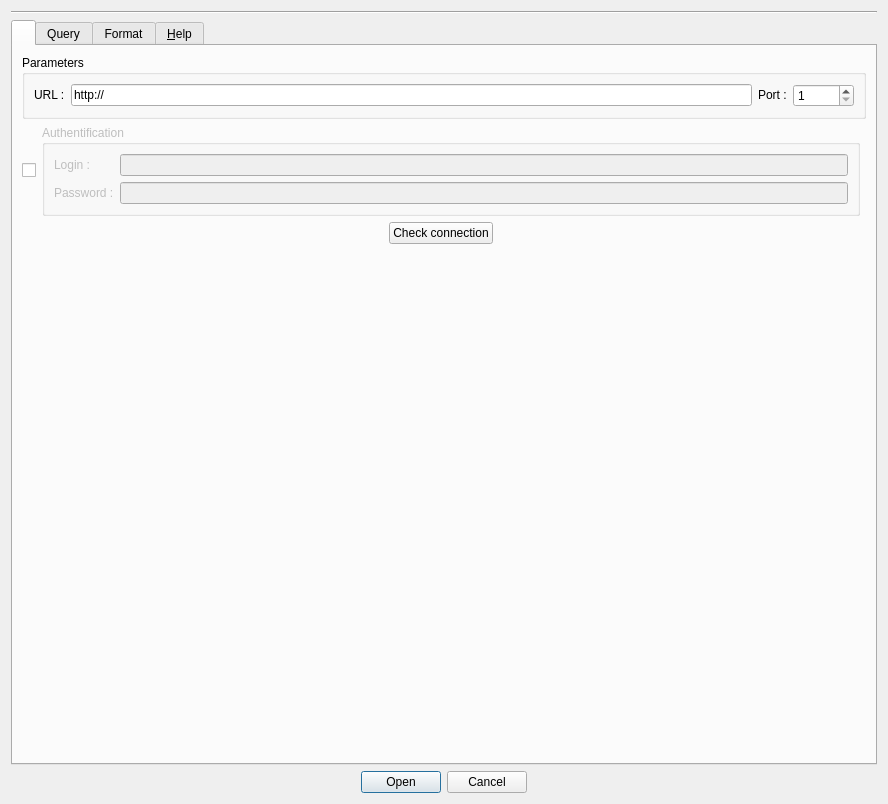
<?xml version="1.0" encoding="UTF-8"?>
<ui version="4.0">
 <class>WidgetParams</class>
 <widget class="QDialog" name="WidgetParams">
  <property name="geometry">
   <rect>
    <x>0</x>
    <y>0</y>
    <width>888</width>
    <height>804</height>
   </rect>
  </property>
  <property name="sizePolicy">
   <sizepolicy hsizetype="Minimum" vsizetype="MinimumExpanding">
    <horstretch>0</horstretch>
    <verstretch>0</verstretch>
   </sizepolicy>
  </property>
  <property name="windowTitle">
   <string>Dialog</string>
  </property>
  <layout class="QVBoxLayout" name="verticalLayout">
   <item>
    <layout class="QVBoxLayout" name="presets_layout">
     <property name="sizeConstraint">
      <enum>QLayout::SetMinimumSize</enum>
     </property>
    </layout>
   </item>
   <item>
    <widget class="Line" name="line">
     <property name="orientation">
      <enum>Qt::Horizontal</enum>
     </property>
    </widget>
   </item>
   <item>
    <widget class="QTabWidget" name="tabWidget">
     <property name="sizePolicy">
      <sizepolicy hsizetype="MinimumExpanding" vsizetype="MinimumExpanding">
       <horstretch>0</horstretch>
       <verstretch>0</verstretch>
      </sizepolicy>
     </property>
     <property name="currentIndex">
      <number>0</number>
     </property>
     <widget class="QWidget" name="tab">
      <attribute name="title">
       <string/>
      </attribute>
      <layout class="QGridLayout" name="gridLayout_3">
       <item row="4" column="0">
        <layout class="QHBoxLayout" name="horizontalLayout_6">
         <item>
          <widget class="QPushButton" name="_check_connection_push_button">
           <property name="sizePolicy">
            <sizepolicy hsizetype="Maximum" vsizetype="Fixed">
             <horstretch>0</horstretch>
             <verstretch>0</verstretch>
            </sizepolicy>
           </property>
           <property name="text">
            <string>Check connection</string>
           </property>
          </widget>
         </item>
        </layout>
       </item>
       <item row="0" column="0" colspan="2">
        <widget class="QGroupBox" name="groupBox_2">
         <property name="sizePolicy">
          <sizepolicy hsizetype="Minimum" vsizetype="Maximum">
           <horstretch>0</horstretch>
           <verstretch>0</verstretch>
          </sizepolicy>
         </property>
         <property name="title">
          <string>Parameters</string>
         </property>
         <property name="flat">
          <bool>false</bool>
         </property>
         <property name="checkable">
          <bool>false</bool>
         </property>
         <layout class="QVBoxLayout" name="verticalLayout_2">
          <item>
           <layout class="QHBoxLayout" name="_layout_host">
            <item>
             <widget class="QLabel" name="label_2">
              <property name="sizePolicy">
               <sizepolicy hsizetype="Maximum" vsizetype="Maximum">
                <horstretch>0</horstretch>
                <verstretch>0</verstretch>
               </sizepolicy>
              </property>
              <property name="text">
               <string>URL :</string>
              </property>
             </widget>
            </item>
            <item>
             <widget class="QLineEdit" name="_txt_host">
              <property name="text">
               <string>http://</string>
              </property>
             </widget>
            </item>
            <item>
             <widget class="QLabel" name="label_3">
              <property name="sizePolicy">
               <sizepolicy hsizetype="Maximum" vsizetype="Maximum">
                <horstretch>0</horstretch>
                <verstretch>0</verstretch>
               </sizepolicy>
              </property>
              <property name="text">
               <string>Port :</string>
              </property>
             </widget>
            </item>
            <item>
             <widget class="QSpinBox" name="_port_sb">
              <property name="minimum">
               <number>1</number>
              </property>
              <property name="maximum">
               <number>65535</number>
              </property>
              <property name="value">
               <number>1</number>
              </property>
             </widget>
            </item>
           </layout>
          </item>
         </layout>
        </widget>
       </item>
       <item row="1" column="0">
        <layout class="QHBoxLayout" name="horizontalLayout_5">
         <item>
          <widget class="QCheckBox" name="_auth_enabled_cb">
           <property name="text">
            <string/>
           </property>
          </widget>
         </item>
         <item>
          <widget class="QGroupBox" name="_auth_grp">
           <property name="enabled">
            <bool>false</bool>
           </property>
           <property name="sizePolicy">
            <sizepolicy hsizetype="Minimum" vsizetype="Maximum">
             <horstretch>0</horstretch>
             <verstretch>0</verstretch>
            </sizepolicy>
           </property>
           <property name="title">
            <string>Authentification</string>
           </property>
           <layout class="QGridLayout" name="gridLayout_4">
            <item row="0" column="0">
             <widget class="QLabel" name="label_4">
              <property name="text">
               <string>Login :</string>
              </property>
             </widget>
            </item>
            <item row="0" column="1">
             <widget class="QLineEdit" name="_login_txt"/>
            </item>
            <item row="1" column="0">
             <widget class="QLabel" name="label_5">
              <property name="text">
               <string>Password :</string>
              </property>
             </widget>
            </item>
            <item row="1" column="1">
             <widget class="QLineEdit" name="_passwd_txt">
              <property name="toolTip">
               <string/>
              </property>
              <property name="inputMethodHints">
               <set>Qt::ImhNone</set>
              </property>
              <property name="echoMode">
               <enum>QLineEdit::Password</enum>
              </property>
             </widget>
            </item>
           </layout>
          </widget>
         </item>
        </layout>
       </item>
       <item row="5" column="0">
        <spacer name="verticalSpacer">
         <property name="orientation">
          <enum>Qt::Vertical</enum>
         </property>
         <property name="sizeHint" stdset="0">
          <size>
           <width>20</width>
           <height>40</height>
          </size>
         </property>
        </spacer>
       </item>
      </layout>
     </widget>
     <widget class="QWidget" name="tab_2">
      <property name="sizePolicy">
       <sizepolicy hsizetype="Preferred" vsizetype="Preferred">
        <horstretch>0</horstretch>
        <verstretch>0</verstretch>
       </sizepolicy>
      </property>
      <attribute name="title">
       <string>Query</string>
      </attribute>
      <layout class="QGridLayout" name="gridLayout">
       <item row="0" column="0">
        <layout class="QVBoxLayout" name="query_layout">
         <property name="sizeConstraint">
          <enum>QLayout::SetMaximumSize</enum>
         </property>
         <item>
          <layout class="QHBoxLayout" name="_custom_layout"/>
         </item>
         <item>
          <layout class="QHBoxLayout" name="horizontalLayout_4">
           <item>
            <widget class="QLabel" name="label_6">
             <property name="sizePolicy">
              <sizepolicy hsizetype="Maximum" vsizetype="Maximum">
               <horstretch>0</horstretch>
               <verstretch>0</verstretch>
              </sizepolicy>
             </property>
             <property name="text">
              <string>Query type :</string>
             </property>
            </widget>
           </item>
           <item>
            <widget class="QComboBox" name="_query_type_cb"/>
           </item>
          </layout>
         </item>
         <item>
          <widget class="QGroupBox" name="_gb_query">
           <property name="sizePolicy">
            <sizepolicy hsizetype="MinimumExpanding" vsizetype="MinimumExpanding">
             <horstretch>0</horstretch>
             <verstretch>0</verstretch>
            </sizepolicy>
           </property>
           <property name="title">
            <string>Query</string>
           </property>
           <layout class="QGridLayout" name="gridLayout_2">
            <item row="0" column="0" colspan="4">
             <widget class="QPlainTextEdit" name="_txt_query">
              <property name="sizePolicy">
               <sizepolicy hsizetype="MinimumExpanding" vsizetype="MinimumExpanding">
                <horstretch>0</horstretch>
                <verstretch>0</verstretch>
               </sizepolicy>
              </property>
              <property name="plainText">
               <string/>
              </property>
             </widget>
            </item>
            <item row="1" column="0" colspan="4">
             <layout class="QGridLayout" name="_querybuilder_layout">
              <property name="sizeConstraint">
               <enum>QLayout::SetMaximumSize</enum>
              </property>
             </layout>
            </item>
            <item row="2" column="0">
             <widget class="QLabel" name="_reference_label">
              <property name="text">
               <string>&lt;html&gt;&lt;head/&gt;&lt;body&gt;&lt;p&gt;&lt;a href=&quot;https://www.elastic.co/guide/en/elasticsearch/reference/current/query-dsl-filters.html&quot;&gt;&lt;span style=&quot; text-decoration: underline; color:#0000ff;&quot;&gt;Elasticsearch Filters reference&lt;/span&gt;&lt;/a&gt;&lt;/p&gt;&lt;/body&gt;&lt;/html&gt;</string>
              </property>
              <property name="textFormat">
               <enum>Qt::RichText</enum>
              </property>
              <property name="openExternalLinks">
               <bool>true</bool>
              </property>
             </widget>
            </item>
            <item row="2" column="3">
             <widget class="QPushButton" name="_export_pushbutton">
              <property name="sizePolicy">
               <sizepolicy hsizetype="Maximum" vsizetype="Fixed">
                <horstretch>0</horstretch>
                <verstretch>0</verstretch>
               </sizepolicy>
              </property>
              <property name="text">
               <string>&amp;Export</string>
              </property>
             </widget>
            </item>
            <item row="2" column="2">
             <widget class="QPushButton" name="_count_btn">
              <property name="sizePolicy">
               <sizepolicy hsizetype="Maximum" vsizetype="Fixed">
                <horstretch>0</horstretch>
                <verstretch>0</verstretch>
               </sizepolicy>
              </property>
              <property name="text">
               <string>Get result &amp;count</string>
              </property>
             </widget>
            </item>
           </layout>
          </widget>
         </item>
        </layout>
       </item>
      </layout>
     </widget>
     <widget class="QWidget" name="tab_3">
      <attribute name="title">
       <string>Format</string>
      </attribute>
      <widget class="QGroupBox" name="groupBox_4">
       <property name="geometry">
        <rect>
         <x>0</x>
         <y>0</y>
         <width>698</width>
         <height>346</height>
        </rect>
       </property>
       <property name="title">
        <string>Formats</string>
       </property>
       <layout class="QVBoxLayout" name="verticalLayout_4">
        <item>
         <layout class="QHBoxLayout" name="horizontalLayout_8">
          <item>
           <widget class="QRadioButton" name="_radio_use_existing">
            <property name="sizePolicy">
             <sizepolicy hsizetype="Maximum" vsizetype="Maximum">
              <horstretch>0</horstretch>
              <verstretch>0</verstretch>
             </sizepolicy>
            </property>
            <property name="text">
             <string>Use an existing format :</string>
            </property>
            <property name="checked">
             <bool>true</bool>
            </property>
           </widget>
          </item>
          <item>
           <widget class="QLineEdit" name="_txt_format">
            <property name="readOnly">
             <bool>true</bool>
            </property>
           </widget>
          </item>
          <item>
           <widget class="QPushButton" name="_btn_browse_existing_format">
            <property name="sizePolicy">
             <sizepolicy hsizetype="Maximum" vsizetype="Maximum">
              <horstretch>0</horstretch>
              <verstretch>0</verstretch>
             </sizepolicy>
            </property>
            <property name="text">
             <string>Browse...</string>
            </property>
           </widget>
          </item>
         </layout>
        </item>
        <item>
         <layout class="QHBoxLayout" name="horizontalLayout_10">
          <item>
           <widget class="QRadioButton" name="_radio_new_format">
            <property name="text">
             <string>Use a format based on this query using these fields :</string>
            </property>
           </widget>
          </item>
          <item>
           <widget class="QPushButton" name="_btn_update_fields">
            <property name="sizePolicy">
             <sizepolicy hsizetype="Maximum" vsizetype="Maximum">
              <horstretch>0</horstretch>
              <verstretch>0</verstretch>
             </sizepolicy>
            </property>
            <property name="text">
             <string>Update fields</string>
            </property>
           </widget>
          </item>
          <item>
           <widget class="QPushButton" name="_btn_edit_new">
            <property name="sizePolicy">
             <sizepolicy hsizetype="Maximum" vsizetype="Fixed">
              <horstretch>0</horstretch>
              <verstretch>0</verstretch>
             </sizepolicy>
            </property>
            <property name="text">
             <string>Edit...</string>
            </property>
           </widget>
          </item>
         </layout>
        </item>
        <item>
         <widget class="QTableWidget" name="_table_fields">
          <property name="sizePolicy">
           <sizepolicy hsizetype="Expanding" vsizetype="Expanding">
            <horstretch>0</horstretch>
            <verstretch>0</verstretch>
           </sizepolicy>
          </property>
          <property name="editTriggers">
           <set>QAbstractItemView::NoEditTriggers</set>
          </property>
          <property name="dragDropOverwriteMode">
           <bool>false</bool>
          </property>
         </widget>
        </item>
        <item>
         <layout class="QHBoxLayout" name="horizontalLayout_9">
          <item>
           <spacer name="horizontalSpacer_3">
            <property name="orientation">
             <enum>Qt::Horizontal</enum>
            </property>
            <property name="sizeHint" stdset="0">
             <size>
              <width>40</width>
              <height>20</height>
             </size>
            </property>
           </spacer>
          </item>
          <item>
           <widget class="QPushButton" name="_btn_saveas">
            <property name="text">
             <string>Save as...</string>
            </property>
           </widget>
          </item>
         </layout>
        </item>
       </layout>
      </widget>
     </widget>
     <widget class="QWidget" name="tab_4">
      <attribute name="title">
       <string>&amp;Help</string>
      </attribute>
      <layout class="QGridLayout" name="gridLayout_5">
       <item row="0" column="0">
        <layout class="QHBoxLayout" name="horizontalLayout">
         <property name="sizeConstraint">
          <enum>QLayout::SetMaximumSize</enum>
         </property>
         <item>
          <widget class="QLabel" name="_help_label">
           <property name="sizePolicy">
            <sizepolicy hsizetype="MinimumExpanding" vsizetype="MinimumExpanding">
             <horstretch>0</horstretch>
             <verstretch>0</verstretch>
            </sizepolicy>
           </property>
           <property name="text">
            <string>&lt;html&gt;&lt;head/&gt;&lt;body&gt;&lt;p&gt;&lt;br/&gt;&lt;/p&gt;&lt;/body&gt;&lt;/html&gt;</string>
           </property>
           <property name="textFormat">
            <enum>Qt::RichText</enum>
           </property>
           <property name="scaledContents">
            <bool>false</bool>
           </property>
           <property name="alignment">
            <set>Qt::AlignLeading|Qt::AlignLeft|Qt::AlignTop</set>
           </property>
           <property name="wordWrap">
            <bool>true</bool>
           </property>
          </widget>
         </item>
        </layout>
       </item>
      </layout>
     </widget>
    </widget>
   </item>
   <item>
    <widget class="QDialogButtonBox" name="buttonBox">
     <property name="orientation">
      <enum>Qt::Horizontal</enum>
     </property>
     <property name="standardButtons">
      <set>QDialogButtonBox::Cancel|QDialogButtonBox::Open</set>
     </property>
     <property name="centerButtons">
      <bool>true</bool>
     </property>
    </widget>
   </item>
  </layout>
 </widget>
 <resources/>
 <connections>
  <connection>
   <sender>buttonBox</sender>
   <signal>accepted()</signal>
   <receiver>WidgetParams</receiver>
   <slot>accept()</slot>
   <hints>
    <hint type="sourcelabel">
     <x>248</x>
     <y>254</y>
    </hint>
    <hint type="destinationlabel">
     <x>157</x>
     <y>274</y>
    </hint>
   </hints>
  </connection>
  <connection>
   <sender>buttonBox</sender>
   <signal>rejected()</signal>
   <receiver>WidgetParams</receiver>
   <slot>reject()</slot>
   <hints>
    <hint type="sourcelabel">
     <x>316</x>
     <y>260</y>
    </hint>
    <hint type="destinationlabel">
     <x>286</x>
     <y>274</y>
    </hint>
   </hints>
  </connection>
 </connections>
</ui>
